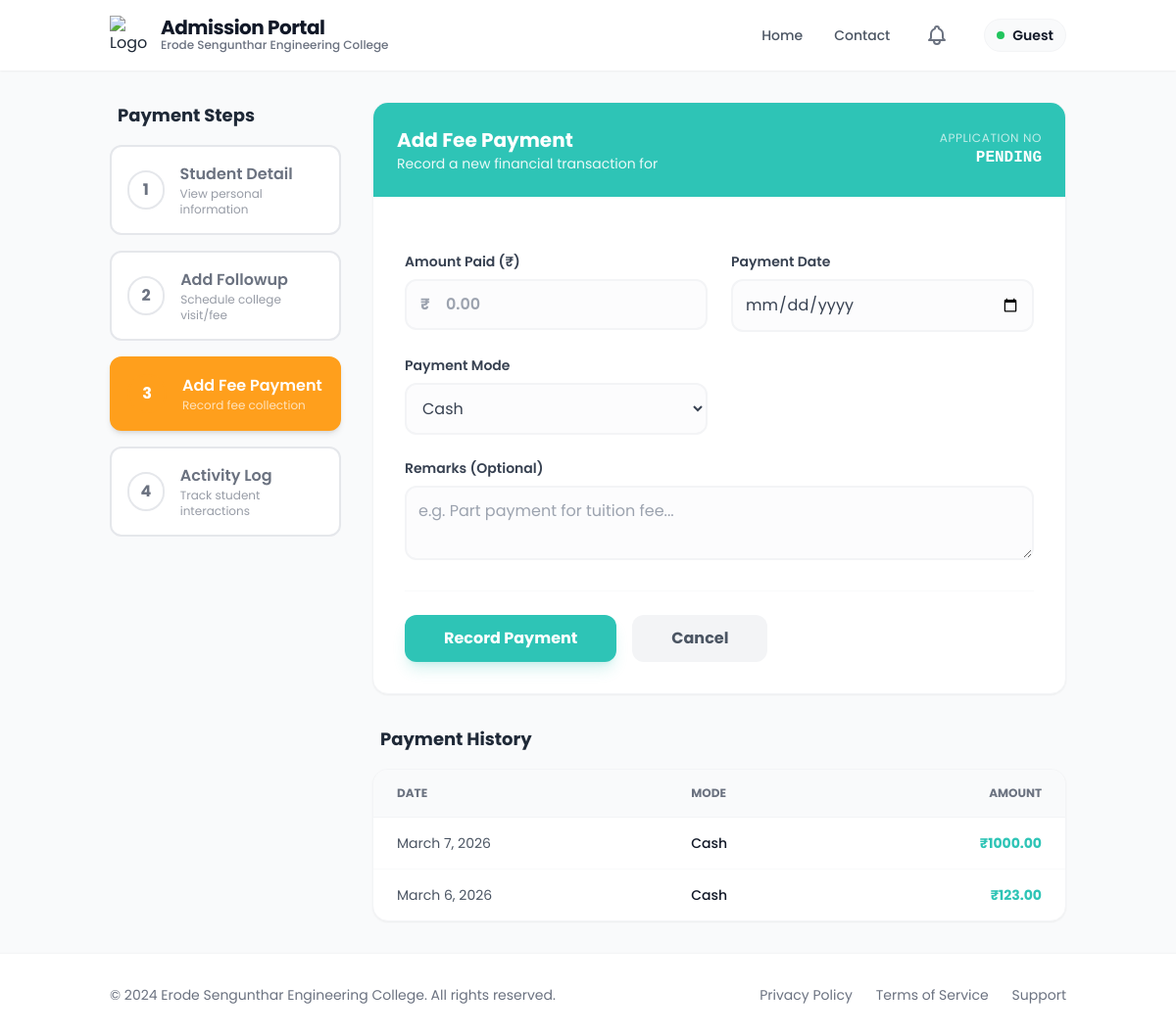
The app's page /fees/add/4/ with its own data.
### admission_form/models.py (models this page shows, shortened)
class FeePayment(models.Model):
    student = models.ForeignKey(
        Admission,
        on_delete=models.CASCADE,
        related_name='fee_payments'
    )
    amount = models.DecimalField(max_digits=10, decimal_places=2)
    payment_date = models.DateField()
    payment_mode = models.CharField(max_length=50)
    transaction_id = models.CharField(max_length=100, blank=True, null=True)
    remarks = models.TextField(blank=True, null=True)
    created_at = models.DateTimeField(auto_now_add=True)
    class Meta:
        app_label = 'admission_form'

### admission_form/followup.py (the view, shortened to what this page needs)
# urls.py: path('fees/add/<int:pk>/', followup.add_fee_payment, name='add_fee_payment'),
def add_fee_payment(request, pk):
    student = get_object_or_404(Admission, pk=pk)
    if not student.had_paid:
        student.had_paid = True
        student.save()
    return render(request, 'followup/add_fee_payment.html', {
        'student': student,
        'admission': student,
        'active_step': 'add_fee'
    })

### templates/followup/add_fee_payment.html (shortened to what this page needs)
{% extends 'followup/new_base.html' %}
{% block content %}
<div class="flex flex-col lg:flex-row gap-8">
    <div class="lg:w-1/4">
        <div class="sticky top-24">
            <h3 class="text-lg font-bold mb-4 text-gray-800 px-2">Payment Steps</h3>
            {% include 'followup/stepper.html' %}
        </div>
    </div>
    <div class="lg:w-3/4">
        <div class="bg-white rounded-2xl shadow-sm border border-gray-100 overflow-hidden">
            <div class="p-6 bg-dark text-white">
                <div class="flex justify-between items-center">
                    <div>
                        <h2 class="text-xl font-bold">Add Fee Payment</h2>
                        <p class="text-sm opacity-90">Record a new financial transaction for {{ student.student_name }}
                        </p>
                    </div>
                    <div class="hidden md:block text-right">
                        <p class="text-xs uppercase tracking-wider opacity-70">Application No</p>
                        <p class="font-mono font-bold">{{ student.Application_number|default:"PENDING" }}</p>
                    </div>
                </div>
            </div>
            <form method="POST" class="p-8 space-y-6">
                <div class="grid grid-cols-1 md:grid-cols-2 gap-6">
                    <div class="space-y-2">
                        <label class="block text-sm font-semibold text-gray-700">Amount Paid (₹)</label>
                        <div class="relative group">
                            <span
                                class="absolute left-4 top-1/2 -translate-y-1/2 text-gray-400 font-bold group-focus-within:text-dark transition-colors">₹</span>
                            <input type="number" step="0.01" name="amount" required
                                class="w-full pl-10 pr-4 py-3 rounded-xl border-2 border-gray-100 focus:border-dark focus:ring-0 outline-none transition-all text-gray-700 bg-gray-50/50 font-semibold"
                                placeholder="0.00">
                        </div>
                    </div>
                    <div class="space-y-2">
                        <label class="block text-sm font-semibold text-gray-700">Payment Date</label>
                        <input type="date" name="payment_date" required
                            class="w-full p-3 rounded-xl border-2 border-gray-100 focus:border-dark focus:ring-0 outline-none transition-all text-gray-700 bg-gray-50/50">
                    </div>
                    <div class="space-y-2">
                        <label class="block text-sm font-semibold text-gray-700">Payment Mode</label>
                        <select name="payment_mode" id="paymentMode" required onchange="toggleTransactionField()"
                            class="w-full p-3 rounded-xl border-2 border-gray-100 focus:border-dark focus:ring-0 outline-none transition-all text-gray-700 bg-gray-50/50">
                            <option value="Cash">Cash</option>
                        </select>
                    </div>
                    <div class="space-y-2 md:col-span-2">
                        <label class="block text-sm font-semibold text-gray-700">Remarks (Optional)</label>
                        <textarea name="remarks" rows="2"
                            class="w-full p-3 rounded-xl border-2 border-gray-100 focus:border-dark focus:ring-0 outline-none transition-all text-gray-700 bg-gray-50/50"
                            placeholder="e.g. Part payment for tuition fee..."></textarea>
                    </div>
                </div>
                <div class="pt-6 border-t border-gray-50 flex flex-wrap gap-4">
                    <button type="submit"
                        class="bg-dark text-white px-10 py-3 rounded-xl font-bold hover:bg-dark/90 transition-all shadow-lg shadow-dark/20 hover:scale-[1.02] active:scale-[0.98]">
                        Record Payment
                    </button>
                    <a href="{% url 'admission_form:student_detail' student.id %}"
                        class="bg-gray-100 text-gray-600 px-10 py-3 rounded-xl font-bold hover:bg-gray-200 transition-all">
                        Cancel
                    </a>
                </div>
            </form>
        </div>
        {% if student.fee_payments.all %}
        <div class="mt-8">
            <h3 class="text-lg font-bold text-gray-800 mb-4 px-2">Payment History</h3>
            <div class="bg-white rounded-2xl shadow-sm border border-gray-100 overflow-hidden">
                <table class="w-full text-left">
                    <thead class="bg-gray-50 border-b border-gray-100">
                        <tr>
                            <th class="px-6 py-4 text-xs font-bold text-gray-500 uppercase">Date</th>
                            <th class="px-6 py-4 text-xs font-bold text-gray-500 uppercase">Mode</th>
                            <th class="px-6 py-4 text-xs font-bold text-gray-500 uppercase text-right">Amount</th>
                        </tr>
                    </thead>
                    <tbody class="divide-y divide-gray-50">
                        {% for payment in student.fee_payments.all %}
                        <tr class="hover:bg-gray-50/50 transition-colors">
                            <td class="px-6 py-4 text-sm text-gray-600">{{ payment.payment_date }}</td>
                            <td class="px-6 py-4 text-sm font-medium text-gray-900">{{ payment.payment_mode }}</td>
                            <td class="px-6 py-4 text-sm font-bold text-dark text-right">₹{{ payment.amount }}</td>
                        </tr>
                        {% endfor %}
                    </tbody>
                </table>
            </div>
        </div>
        {% endif %}
    </div>
</div>
{% endblock %}

### records on screen
FeePayment: payment_date "March 7, 2026", payment_mode "Cash", amount "1000.00"
FeePayment: payment_date "March 6, 2026", payment_mode "Cash", amount "123.00"

### other values on screen
{{ user.username|default:"Guest" }} "Guest"
{{ student.Application_number|default:"PENDING" }} "PENDING"
